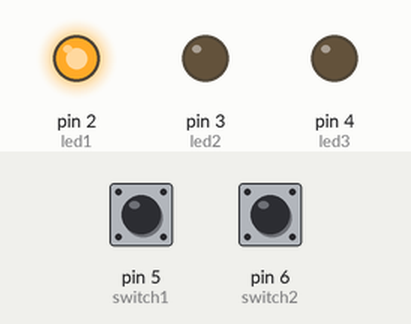
Recording of a sketch running on a simulated Arduino Uno, built with avr-gcc and run on an emulated ATmega328P. On the bench: output pins drawn as LEDs (lit = HIGH). Inputs (shaded band) come from the test bench; at power-on: pin 5 (switch1) HIGH, pin 6 (switch2) HIGH. What the sketch prints to the serial monitor is not drawn.

Above: at 1.2 s.
1.3 s: pin 5 (switch1) pulled LOW for 0.15 s
At 1.37 s:
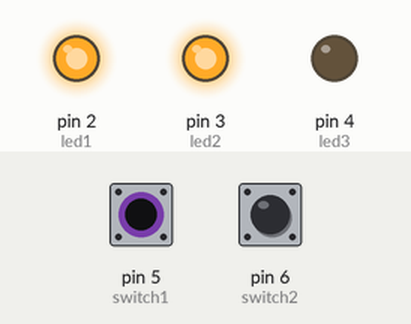
2.9 s: pin 6 (switch2) pulled LOW for 0.15 s
At 2.97 s:
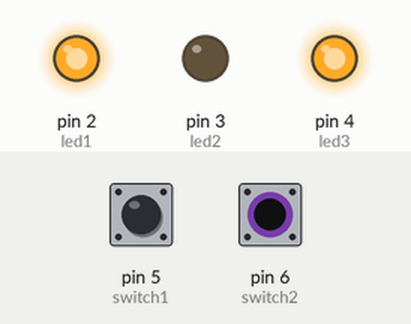
4.5 s: pin 6 (switch2) pulled LOW for 3.2 s
At 8.1 s:
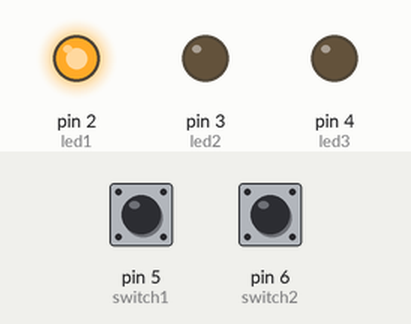
9.2 s: pin 5 (switch1) pulled LOW for 3.2 s
At 10.4 s:
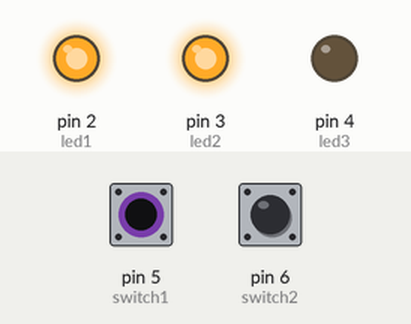
13.9 s: pin 5 (switch1) driven LOW and pin 6 (switch2) driven LOW
At 15.3 s:
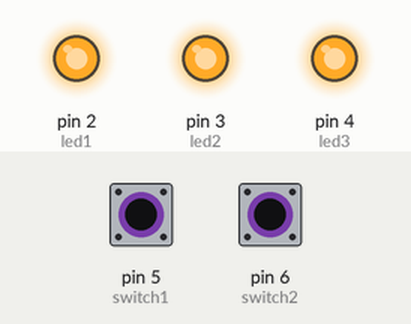
Timing chart, 0 to 16.4 s (numbered marks = the images above; inputs shaded):
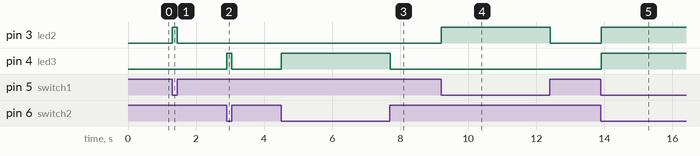

Measured:
- after the input at 1.3 s, pin 3 (led2): LOW → HIGH at once, → LOW 0.15 s later
- after the input at 2.9 s, pin 4 (led3): LOW → HIGH at once, → LOW 0.15 s later
- after the input at 4.5 s, pin 4 (led3): LOW → HIGH at once, → LOW 3.2 s later
- after the input at 9.2 s, pin 3 (led2): LOW → HIGH at once, → LOW 3.2 s later
- after the input at 13.9 s, pin 3 (led2), pin 4 (led3): LOW → HIGH at once

The sketch:

tcms3led2switch_baru.ino
```cpp
#define LED_ON HIGH
#define LED_OFF LOW

#define BUTTON_PRESSED LOW
#define BUTTON_NOT_PRESSED HIGH

// Pin LED
const int led1 = 2;
const int led2 = 3;
const int led3 = 4;

// Pin Switch
const int switch1 = 5;
const int switch2 = 6;

void setup() {
  // Konfigurasi LED
  pinMode(led1, OUTPUT);
  pinMode(led2, OUTPUT);
  pinMode(led3, OUTPUT);

  // Konfigurasi Switch
  pinMode(switch1, INPUT_PULLUP);
  pinMode(switch2, INPUT_PULLUP);

  // LED 1 selalu ON
  digitalWrite(led1, LED_ON);

  // LED 2 dan LED 3 mati saat awal
  digitalWrite(led2, LED_OFF);
  digitalWrite(led3, LED_OFF);

  Serial.begin(115200);
  Serial.println("Program 3 LED & 2 Switch");
}

void loop() {
  // Pastikan LED 1 selalu menyala
  digitalWrite(led1, LED_ON);

  // Baca kondisi switch
  int state1 = digitalRead(switch1);
  int state2 = digitalRead(switch2);

  // Switch 1 mengontrol LED 2
  if (state1 == BUTTON_PRESSED) {
    digitalWrite(led2, LED_ON);
  } else {
    digitalWrite(led2, LED_OFF);
  }

  // Switch 2 mengontrol LED 3
  if (state2 == BUTTON_PRESSED) {
    digitalWrite(led3, LED_ON);
  } else {
    digitalWrite(led3, LED_OFF);
  }

  delay(50);
}
```
